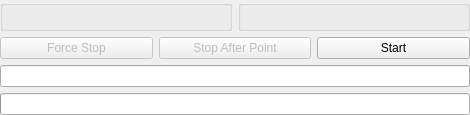
<?xml version="1.0" encoding="UTF-8"?>
<ui version="4.0">
 <class>Form</class>
 <widget class="QWidget" name="Form">
  <property name="geometry">
   <rect>
    <x>0</x>
    <y>0</y>
    <width>470</width>
    <height>110</height>
   </rect>
  </property>
  <property name="windowTitle">
   <string>Setup Scan Axes</string>
  </property>
  <layout class="QVBoxLayout" name="verticalLayout">
   <property name="leftMargin">
    <number>0</number>
   </property>
   <property name="topMargin">
    <number>0</number>
   </property>
   <property name="rightMargin">
    <number>0</number>
   </property>
   <property name="bottomMargin">
    <number>0</number>
   </property>
   <item>
    <layout class="QHBoxLayout" name="horizontalLayout_4">
     <item>
      <widget class="SingleMotorSetup" name="motor1"/>
     </item>
     <item>
      <widget class="SingleMotorSetup" name="motor2"/>
     </item>
    </layout>
   </item>
   <item>
    <layout class="QHBoxLayout" name="horizontalLayout_3">
     <item>
      <widget class="QPushButton" name="stop_btn">
       <property name="enabled">
        <bool>false</bool>
       </property>
       <property name="text">
        <string>Force Stop</string>
       </property>
      </widget>
     </item>
     <item>
      <widget class="QPushButton" name="stop_point_btn">
       <property name="enabled">
        <bool>false</bool>
       </property>
       <property name="text">
        <string>Stop After Point</string>
       </property>
      </widget>
     </item>
     <item>
      <widget class="QPushButton" name="start_btn">
       <property name="text">
        <string>Start</string>
       </property>
      </widget>
     </item>
    </layout>
   </item>
   <item>
    <widget class="QLineEdit" name="line">
     <property name="readOnly">
      <bool>true</bool>
     </property>
    </widget>
   </item>
   <item>
    <widget class="QProgressBar" name="progress">
     <property name="value">
      <number>0</number>
     </property>
     <property name="textVisible">
      <bool>false</bool>
     </property>
     <property name="format">
      <string>%v / %m</string>
     </property>
    </widget>
   </item>
  </layout>
 </widget>
 <customwidgets>
  <customwidget>
   <class>SingleMotorSetup</class>
   <extends>QGroupBox</extends>
   <header>erpes_daq.sescontrol.widgets</header>
   <container>1</container>
  </customwidget>
 </customwidgets>
 <resources/>
 <connections/>
</ui>
